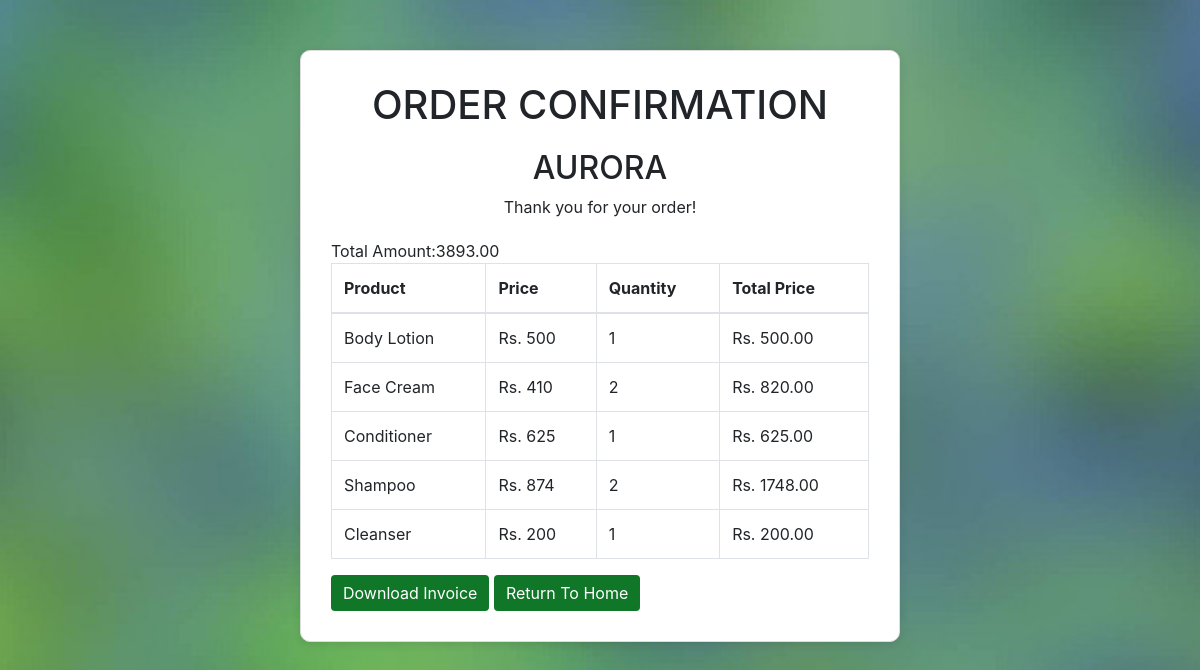
/confirmation/4, run on the app's committed database.
### home/models.py (models this page shows, shortened)
class CartItems(models.Model):
    cart = models.ForeignKey(Cart, on_delete=models.CASCADE, related_name="cartitems_set")
    product_id = models.ForeignKey(Product, on_delete=models.CASCADE)
    product_qty = models.IntegerField(default=1)
    product_total = models.DecimalField(max_digits=10, decimal_places=2, default=0.00)

class Product(models.Model):
    product_name = models.CharField(max_length=255)
    product_qty = models.IntegerField()
    unit_price = models.IntegerField()
    product_image = models.ImageField(upload_to='products/', blank=True, null=True)
    product_status = models.BooleanField(default=True)

class Order(models.Model):
    cart = models.ForeignKey(Cart, on_delete=models.CASCADE)
    status = models.TextField(default='pending')
    total = models.DecimalField(max_digits=10, decimal_places=2, default=0.00)
    order_at = models.DateTimeField(auto_now_add=True)

### home/views.py (the view)
# urls.py: path('confirmation/<int:order_id>',confirmation,name='confirmation'),
def confirmation(request, order_id):
    order = Order.objects.get(id=order_id)
    cart = order.cart
    cart_items = CartItems.objects.filter(cart=cart)
    return render(request, "confirmation.html", {
        'cart_items': cart_items,
        'order':order,
        'order_id': order_id,
        'total_amount': order.total
    })

### templates/confirmation.html (shortened to what this page needs)
{% load static %}
<!DOCTYPE html>
<html lang="en">
<head>
    <link rel="stylesheet" href="https://stackpath.bootstrapcdn.com/bootstrap/4.5.2/css/bootstrap.min.css">
</head>
<body>
    <div class="container">
        <h1 class="text-center">ORDER CONFIRMATION</h1>
        <div class="invoice-header">
            <h2>AURORA</h2>
            <p>Thank you for your order!</p>
        </div>
        <table class="table table-bordered">
            <thead>
                <tr>
                    <th>Product</th>
                    <th>Price</th>
                    <th>Quantity</th>
                    <th>Total Price</th>
                </tr>
            </thead>
            <tbody>
                {% for item in cart_items %}
                <tr>
                    <td>{{ item.product_id.product_name }}</td>
                    <td>Rs. {{ item.product_id.unit_price }}</td>
                    <td>{{ item.product_qty }}</td>
                    <td>Rs. {{ item.product_total }}</td>
                </tr>
                {% endfor %}
                <span>Total Amount:{{order.total}}</span>
            </tbody>
        </table>
        <div>
            <form action="{% url 'download_invoice' order_id  %}" method="post" style="display:inline;">
                <button type="submit" class="btn btn-primary">Download Invoice</button>
            </form>
            <form action="{% url 'index'  %}" method="post" style="display:inline;">
                <button type="submit" class="btn btn-primary">Return To Home</button>
            </form>
        </div>
    </div>
</body>
</html>

### data on the page
CartItems: product_id.product_name "Body Lotion", product_id.unit_price "500", product_qty "1", product_total "500.00"
CartItems: product_id.product_name "Face Cream", product_id.unit_price "410", product_qty "2", product_total "820.00"
CartItems: product_id.product_name "Conditioner", product_id.unit_price "625", product_qty "1", product_total "625.00"
CartItems: product_id.product_name "Shampoo", product_id.unit_price "874", product_qty "2", product_total "1748.00"
CartItems: product_id.product_name "Cleanser", product_id.unit_price "200", product_qty "1", product_total "200.00"
Order: total "3893.00"
